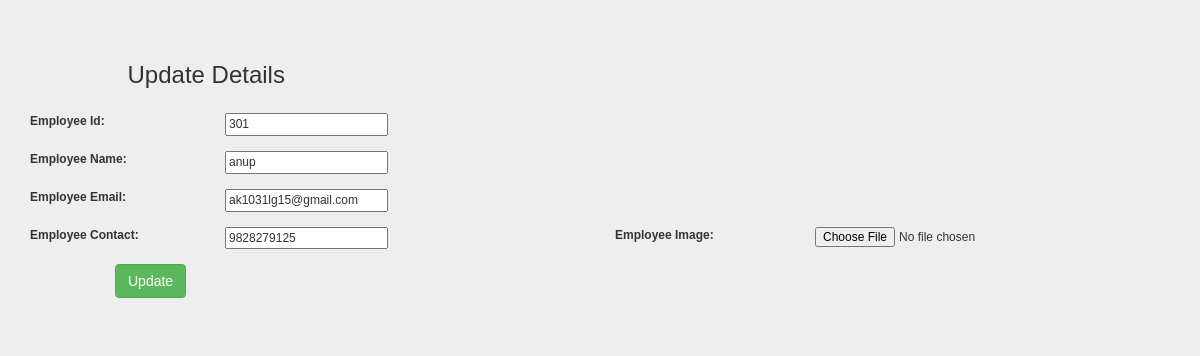
The app's page /edit/11 (signed in) with its own data.
### employee/models.py (models this page shows)
class Employee(models.Model):
	eid = models.CharField(max_length=20)
	ename = models.CharField(max_length=100)
	eemail = models.EmailField()
	econtact = models.CharField(max_length=15)
	eimage=models.ImageField(upload_to="emp",null=True)
	class Meta:
		db_table = "employee"

### employee/views.py (the view)
# urls.py: path('edit/<int:id>', views.edit),
@login_required(login_url='/login')
def edit(request, id):
    employee = Employee.objects.get(id=id)
    return render(request,'edit.html', {'employee':employee})

### employee/templates/edit.html (shortened to what this page needs)
<!DOCTYPE html>
<html lang="en">
<head>
    {% load staticfiles %}
    <link rel="stylesheet" href="{% static 'style.css' %}"/>
</head>
<body>
<form method="POST" class="post-form" action="/update/{{employee.id}}">
    <div class="container">
<br>
    <div class="form-group row">
    <label class="col-sm-1 col-form-label"></label>
    <div class="col-sm-4">
    <h3>Update Details</h3>
    </div>
  </div>
    <div class="form-group row">
    <label class="col-sm-2 col-form-label">Employee Id:</label>
    <div class="col-sm-4">
        <input type="text" name="eid" id="id_eid" required maxlength="20" value="{{ employee.eid }}"/>
    </div>
  </div>
  <div class="form-group row">
    <label class="col-sm-2 col-form-label">Employee Name:</label>
    <div class="col-sm-4">
        <input type="text" name="ename" id="id_ename" required maxlength="100" value="{{ employee.ename }}" />
    </div>
  </div>
    <div class="form-group row">
    <label class="col-sm-2 col-form-label">Employee Email:</label>
    <div class="col-sm-4">
        <input type="email" name="eemail" id="id_eemail" required maxlength="254" value="{{ employee.eemail }}" />
    </div>
  </div>
    <div class="form-group row">
    <label class="col-sm-2 col-form-label">Employee Contact:</label>
    <div class="col-sm-4">
        <input type="text" name="econtact" id="id_econtact" required maxlength="15" value="{{ employee.econtact }}" />
    </div>
	<div class="form-group row">
    <label class="col-sm-2 col-form-label">Employee Image:</label>
    <div class="col-sm-4">
        <input type="file" name="eimage" id="id_eimage"  value="{{ employee.eimage }}" />
    </div>
  </div>
    <div class="form-group row">
    <label class="col-sm-1 col-form-label"></label>
    <div class="col-sm-4">
    <button type="submit" class="btn btn-success">Update</button>
    </div>
  </div>
    </div>
</form>
</body>
</html>

### employee/static/style.css (style rules this page uses)
body { font:12px/1.4 Verdana,Arial; background:#eee; height:100%; margin:25px 0; padding:20 }

### records on screen
Employee: eid "301", ename "anup", eemail "ak1031lg15@gmail.com", econtact "9828279125"
